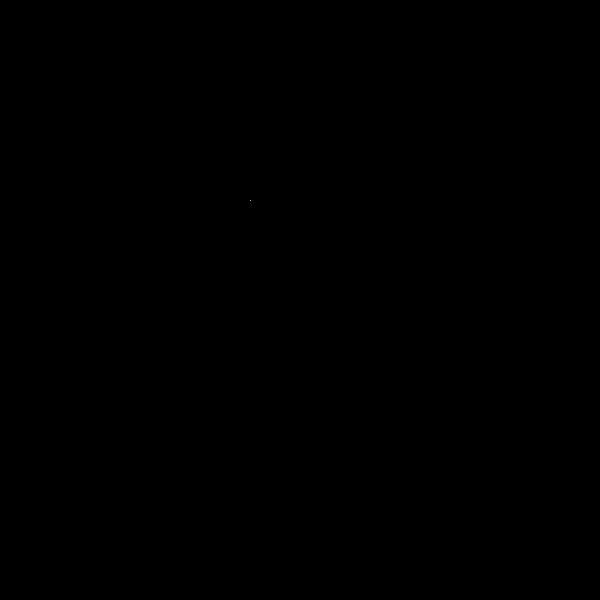
Frame 1 (no input)
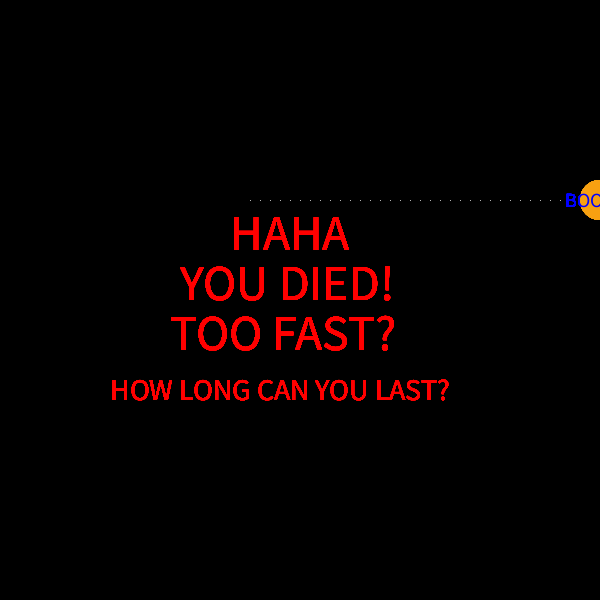
Frame 60 (the mouse pressed at the canvas centre just before this capture)
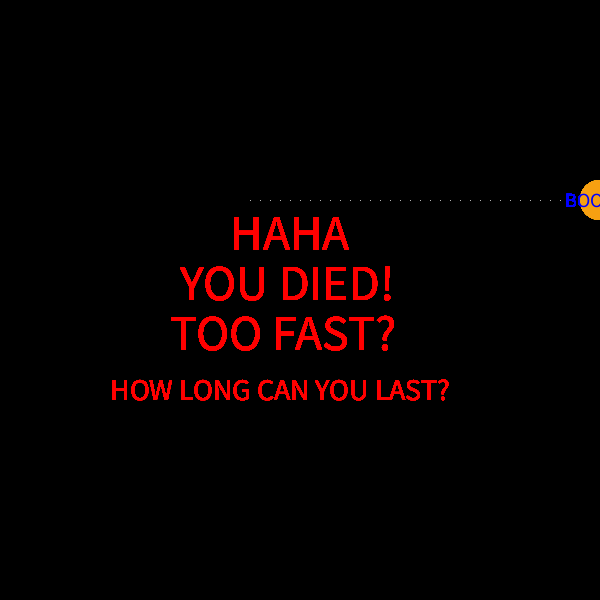
Frame 120 (the mouse held since frame 60 and released just before this capture)

The Processing sketch that drew these frames (run headless with seeded random() and noise(); from frame 60 on, the mouse is pressed at the canvas centre):

// Processing sketch: processing_78107
// ── processing_78107.pde

//Eugene Liang, Tron, CP1, Mods  16-17


int i = 2;
int change = 1;
int x = 250;
int y = 200;
int direction = RIGHT;
int compX = 350;
int compY = 200;
int compDir = LEFT;
void setup()
{
  size (600, 600);
  background(0);
  frameRate(60);
}
void draw()
{
  stroke(255, 255, 255);
  if (get(x, y) !=color(0, 0, 0)) //crashed
  {
    noStroke();
    fill(247, 160, 17);
    ellipse(x, y, 40, 40);
    fill(0, 0, 255);
    textSize(20);
    text("BOOM!", x-35, y+7);
    fill(255, 0, 0);
    textSize(50);
    text("HAHA", 230, 250);
    text("YOU DIED!", 180, 300);
    text("TOO FAST?", 170, 350);
    textSize(30);
    text("HOW LONG CAN YOU LAST?", 110,400);
  }
  else
  {
    point(x, y);
    if (direction == RIGHT)
    {
      x = x + 10;
    }
    else if (direction == LEFT)
    {
      x = x - 10;
    }
    else if (direction == UP)
    {
      y = y - 10;
    }
    else if (direction == DOWN)
    {
      y = y + 10;
    }
  }
  i++;

  if (i > change)
  {
    change = change+1;
  }

  fill(255, 255, 0);
  print(change/2 + " ");
}

void keyPressed()
{
  if (key == 'a'|| keyCode == LEFT)
  {
    direction = LEFT;
  }
  else if (key == 'd' || keyCode == RIGHT)
  {
    direction = RIGHT;
  }
  else if (key == 'w' || keyCode == UP)
  {
    direction = UP;
  }
  else if (key == 's' || keyCode == DOWN)
  {
    direction = DOWN;
  }
}
